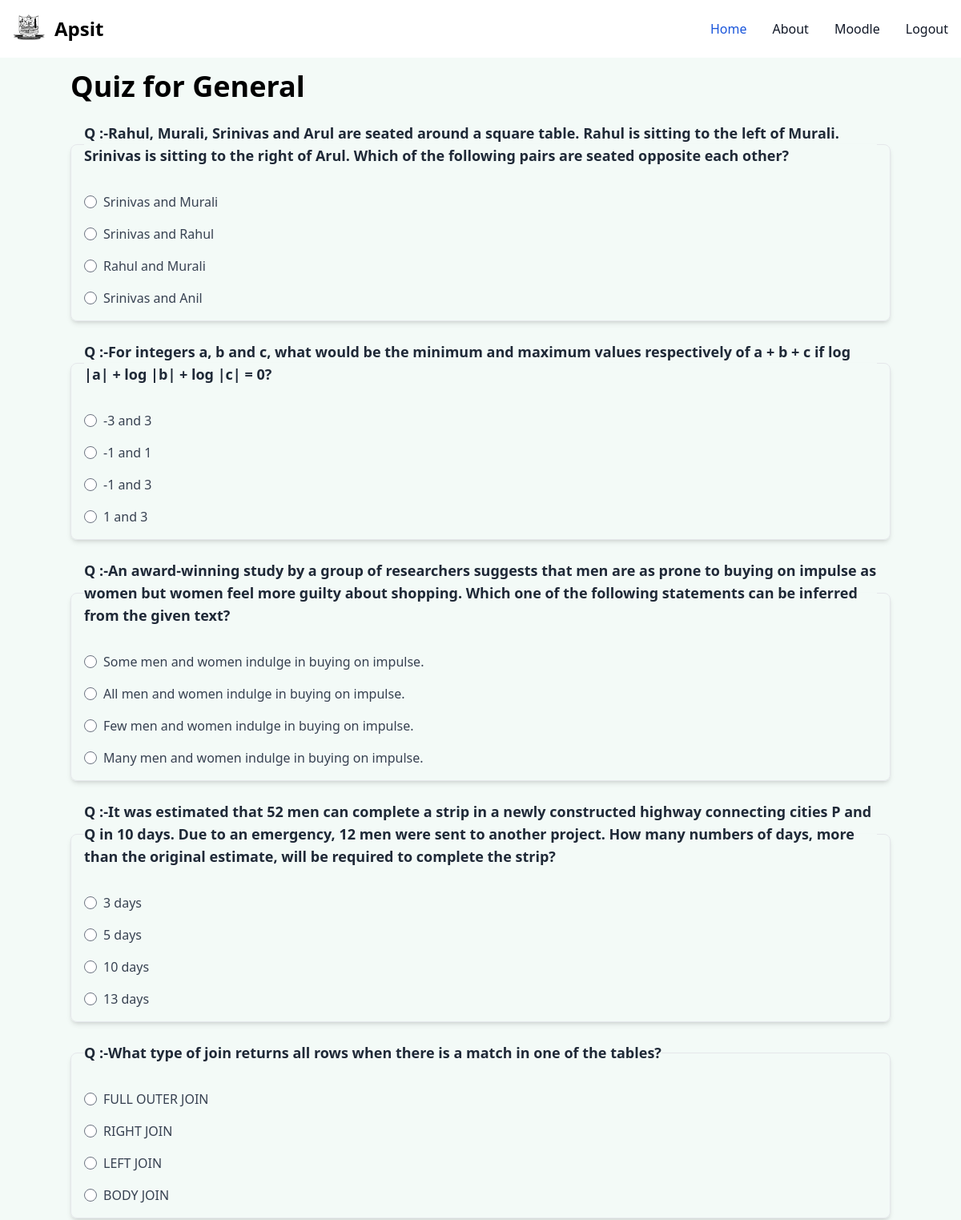
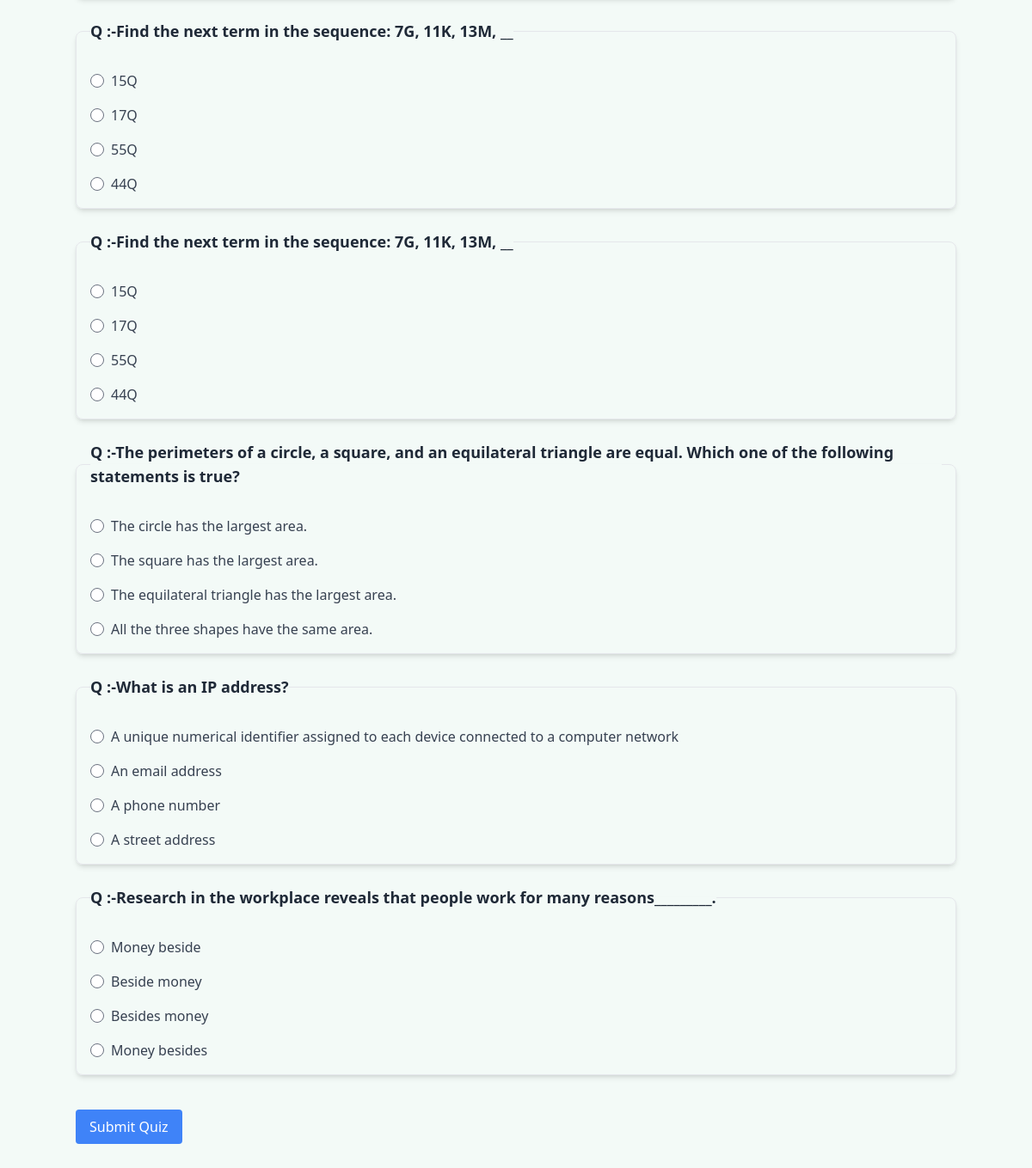
Page /start_quiz/General/ on the committed database (2 pictures, top to bottom).
### loginreg/models.py (models this page shows)
class QuizItem(models.Model):
    id = models.AutoField(primary_key=True)
    question_text = models.TextField()
    option1 = models.CharField(max_length=255)
    option2 = models.CharField(max_length=255)
    option3 = models.CharField(max_length=255)
    option4 = models.CharField(max_length=255)
    correct_option = models.CharField(max_length=255)
    subject = models.CharField(max_length=50, default='General')  # Add a default value

### loginreg/views.py (the view)
# urls.py: path("start_quiz/<str:subject>/", views.start_quiz, name="start_quiz"),
def start_quiz(request, subject):
    questions = QuizItem.objects.filter(subject=subject)
    random_questions = QuizItem.objects.filter(subject=subject).order_by("?")[:10]
    context = {
        "subject": subject,
        "all_questions": questions,
        "random_questions": random_questions,
    }
    return render(request, "start_quiz.html", context)

### templates/start_quiz.html (shortened to what this page needs)
{% extends "base.html" %}
{% block content %}
    <div class="quiz-container">
        <h1 class="text-4xl md:w-6/12  font-bold mb-6">Quiz for {{ subject }}</h1>
        <form method="post" action="{% url 'submit_quiz' %}" class="mb-8">
            {% for question in random_questions %}
                <fieldset class="mb-6 border p-4 rounded-lg shadow-md">
                    <legend class="text-lg font-semibold  text-gray-800">Q :-{{ question.question_text }}</legend>
                    <label class="flex items-center mt-4 text-gray-700">
                        <input type="radio" name="question_{{ question.id }}" value="{{ question.option1 }}" class="mr-2 text-blue-500 focus:outline-none">
                        {{ question.option1 }}
                    </label>
                    <label class="flex items-center mt-4 text-gray-700">
                        <input type="radio" name="question_{{ question.id }}" value="{{ question.option2 }}" class="mr-2 text-blue-500 focus:outline-none">
                        {{ question.option2 }}
                    </label>
                    <label class="flex items-center mt-4 text-gray-700">
                        <input type="radio" name="question_{{ question.id }}" value="{{ question.option3 }}" class="mr-2 text-blue-500 focus:outline-none">
                        {{ question.option3 }}
                    </label>
                    <label class="flex items-center mt-4 text-gray-700">
                        <input type="radio" name="question_{{ question.id }}" value="{{ question.option4 }}" class="mr-2 text-blue-500 focus:outline-none">
                        {{ question.option4 }}
                    </label>
                </fieldset>
            {% endfor %}
            <button type="submit" class="bg-blue-500 text-white py-2 px-4 rounded hover:bg-blue-700 focus:outline-none focus:shadow-outline-blue mt-4">Submit Quiz</button>
        </form>
    </div>
{% endblock content %}

### templates/base.html (shortened to what this page needs)
<!DOCTYPE html>
<html lang="en">
<head>
  <link rel="stylesheet" href="/static/src/output.css">
</head>
<body class="bg-green-50">
  <nav class="bg-white border-gray-400  dark:bg-gray-900">
    <div class="max-w-screen-xl flex flex-wrap items-center justify-between mx-auto p-4">
      <a href="/"  class="flex items-center space-x-3 rtl:space-x-reverse">
          <img src="static\img\apsitimg.jpg" class="h-10  " alt="" />
          <span class="self-center text-2xl font-semibold whitespace-nowrap dark:text-white">Apsit</span>
      </a>
      <div class="hidden w-full md:block md:w-auto" id="navbar-default">
        <ul class="font-medium flex flex-col p-4 md:p-0 mt-4 border border-gray-100 rounded-lg bg-gray-50 md:flex-row md:space-x-8 rtl:space-x-reverse md:mt-0 md:border-0 md:bg-white dark:bg-gray-800 md:dark:bg-gray-900 dark:border-gray-700">
          <li>
            <a href="/" class="block py-2 px-3 text-white bg-blue-700 rounded md:bg-transparent md:text-blue-700 md:p-0 dark:text-white md:dark:text-blue-500" aria-current="page">Home</a>
          </li>
          <li>
            <a href="/about" class="block py-2 px-3 text-gray-900 rounded hover:bg-gray-100 md:hover:bg-transparent md:border-0 md:hover:text-blue-700 md:p-0 dark:text-white md:dark:hover:text-blue-500 dark:hover:bg-gray-700 dark:hover:text-white md:dark:hover:bg-transparent">About</a>
          </li>
          <li>
            <a href="http://moodle.apsit.org.in/moodle/" class="block py-2 px-3 text-gray-900 rounded hover:bg-gray-100 md:hover:bg-transparent md:border-0 md:hover:text-blue-700 md:p-0 dark:text-white md:dark:hover:text-blue-500 dark:hover:bg-gray-700 dark:hover:text-white md:dark:hover:bg-transparent">Moodle</a>
          </li>
            <li>
            <a href="/logout" class="block py-2 px-3 text-gray-900 rounded hover:bg-gray-100 md:hover:bg-transparent md:border-0 md:hover:text-blue-700 md:p-0 dark:text-white md:dark:hover:text-blue-500 dark:hover:bg-gray-700 dark:hover:text-white md:dark:hover:bg-transparent">Logout</a>
          </li>
        </ul>
      </div>
    </div>
  </nav>
  <div class="container mx-auto mt-4">
      {% block content %}
      {% endblock content %}
  </div>
</body>
</html>

### rows in the picture
QuizItem: question_text "Rahul, Murali, Srinivas and Arul are seated around a square table. Rahul is sitting to the left of Murali. Srinivas is sitting to the right of Arul. Which of the following pairs are seated opposite each other?", option1 "Srinivas and Murali", option2 "Srinivas and Rahul", option3 "Rahul and Murali", option4 "Srinivas and Anil"
QuizItem: question_text "For integers a, b and c, what would be the minimum and maximum values respectively of a + b + c if log |a| + log |b| + log |c| = 0?", option1 "-3 and 3", option2 "-1 and 1", option3 "-1 and 3", option4 "1 and 3"
QuizItem: question_text "An award-winning study by a group of researchers suggests that men are as prone to buying on impulse as women but women feel more guilty about shopping. Which one of the following statements can be inferred from the given text?", option1 "Some men and women indulge in buying on impulse.", option2 "All men and women indulge in buying on impulse.", option3 "Few men and women indulge in buying on impulse.", option4 "Many men and women indulge in buying on impulse."
QuizItem: question_text "It was estimated that 52 men can complete a strip in a newly constructed highway connecting cities P and Q in 10 days. Due to an emergency, 12 men were sent to another project. How many numbers of days, more than the original estimate, will be required to complete the strip?", option1 "3 days", option2 "5 days", option3 "10 days", option4 "13 days"
QuizItem: question_text "What type of join returns all rows when there is a match in one of the tables?", option1 "FULL OUTER JOIN", option2 "RIGHT JOIN", option3 "LEFT JOIN", option4 "BODY JOIN"
QuizItem: question_text "Find the next term in the sequence: 7G, 11K, 13M, __", option1 "15Q", option2 "17Q", option3 "55Q", option4 "44Q"
QuizItem: question_text "Find the next term in the sequence: 7G, 11K, 13M, __", option1 "15Q", option2 "17Q", option3 "55Q", option4 "44Q"
QuizItem: question_text "The perimeters of a circle, a square, and an equilateral triangle are equal. Which one of the following statements is true?", option1 "The circle has the largest area.", option2 "The square has the largest area.", option3 "The equilateral triangle has the largest area.", option4 "All the three shapes have the same area."
QuizItem: question_text "What is an IP address?", option1 "A unique numerical identifier assigned to each device connected to a computer network", option2 "An email address", option3 "A phone number", option4 "A street address"
QuizItem: question_text "Research in the workplace reveals that people work for many reasons_________.", option1 "Money beside", option2 "Beside money", option3 "Besides money", option4 "Money besides"

### other values in the picture
{{ subject }} "General"
